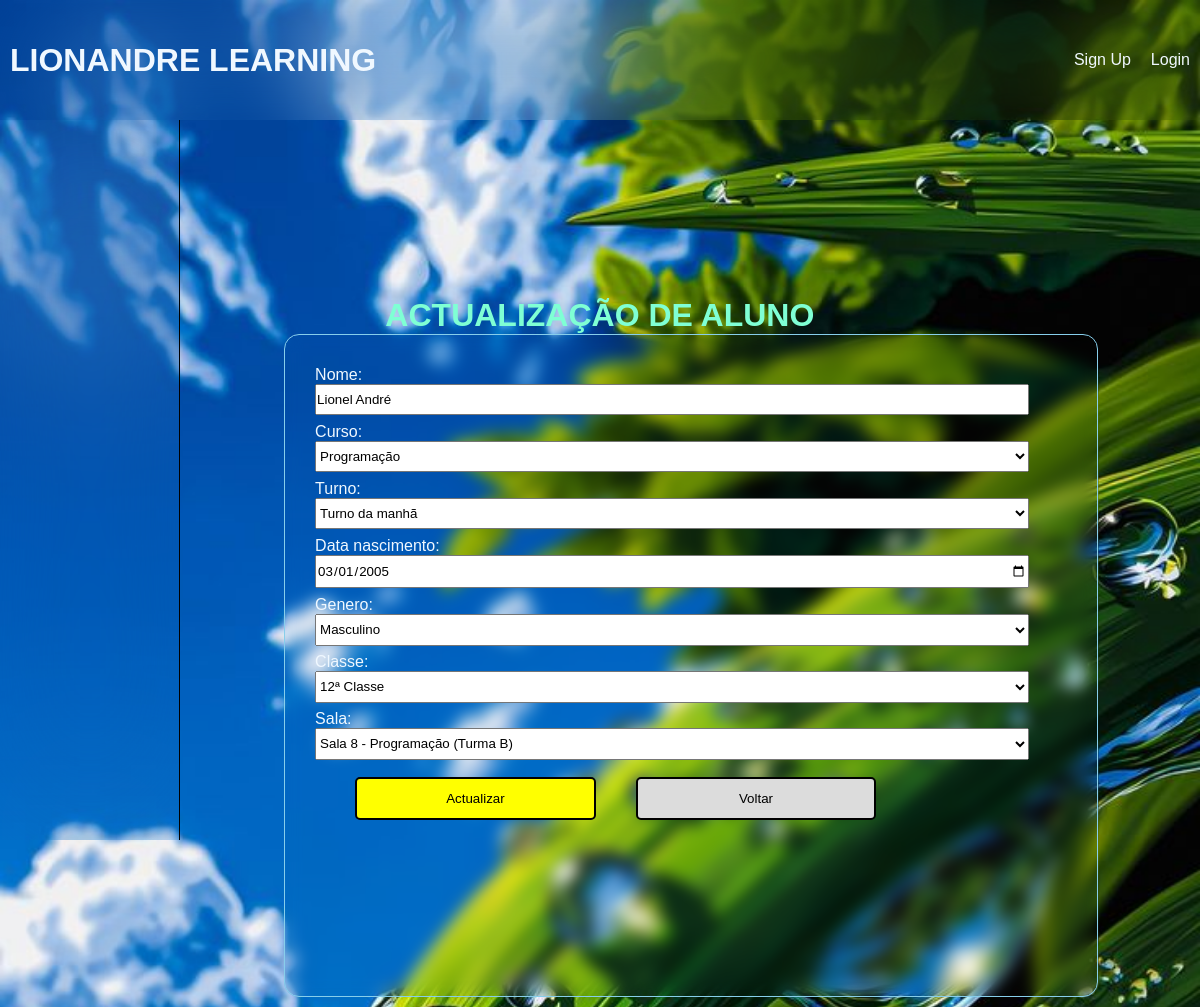
The app's page /edite/1, older data.
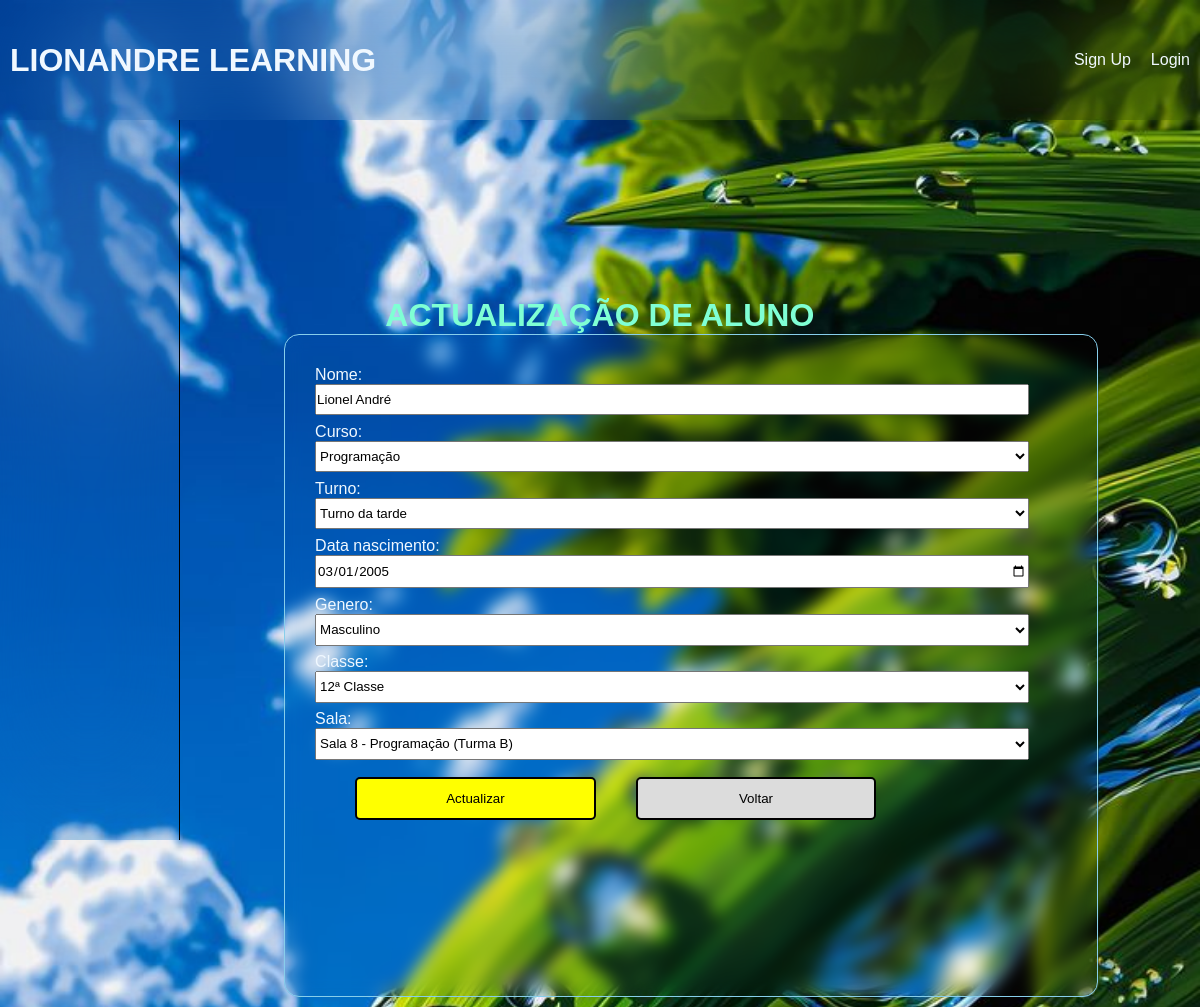
The same page, newer data.
### alunos/models.py (models this page shows, shortened)
class Alunos(models.Model):
    Sexos = [
        ('M', 'Masculino'),
        ('F', 'Feminino'),
    ]
    Classes = [
        (10, '10ª Classe'),
        (11, '11ª Classe'),
        (12, '12ª Classe'),
        (13, '13ª Classe')
    ]
    Turnos = [
        ('Manhã', 'Turno da manhã'),
        ('Tarde', 'Turno da tarde'),
    ]
    Turmas = [
        ('A', 'Turma A'),
        ('B', 'Turma B'),
        ('C', 'Turma C'),
        ('D', 'Turma D'),
    ]
    nome = models.CharField(max_length = 255)
    data_nascimento = models.DateField()
    genero = models.CharField(max_length=5, choices=Sexos)
    tell = models.IntegerField()
    classe = models.IntegerField(choices=Classes)
    sala = models.ForeignKey('Salas', on_delete=models.SET_NULL, null=True, default=None)
    turno = models.CharField(max_length=10, choices=Turnos)
    curso = models.ForeignKey('Cursos', on_delete=models.SET_NULL, null=True, default=None)
    turma = models.CharField(max_length=5, choices=Turmas)
    matricula = models.DateTimeField(auto_now_add = True)
    update = models.DateTimeField(auto_now = True)

class Cursos(models.Model):
    nome = models.CharField(max_length=80)
    tipo = models.CharField(max_length=40)
    def __str__(self):
        return self.nome

### alunos/views.py (the view)
# urls.py: path('edite/<int:id>', views.editar, name='edite'),
def editar(request, id):
    aluno = Alunos.objects.get(id = id)
    form = EditeForm(instance = aluno)
    return render(request, 'aluno/edite.html', {'form' : form})

### alunos/models.py (called while the page is built)
    def __str__(self):
        return self.descricao

### alunos/templates/aluno/edite.html (shortened to what this page needs)
{% extends 'aluno/layout/base.html' %}
{% block content %}
    <div class="page">
        <h1 style="color: aquamarine;">ACTUALIZAÇÃO DE ALUNO</h1>
    </div>
    <form action="{% url 'actualizar' form.instance.id %}" method="post" class="form" style="height: 90vh;">
        {{ form.as_p }}
        <div class="btn-edite">
            <button type="submit" id="btn-actua" style="background: yellow;">Actualizar</button>
            <button id="btn-actua" style="background: gainsboro;">
                <a href="{% url 'lista' %}" style="color: black;">Voltar</a>
            </button>
        </div>
    </form>
{% endblock %}

Row changes from the older to the newer data that the page shows:
changed Alunos "Programação": turno "Turno da manhã" → "Turno da tarde"
